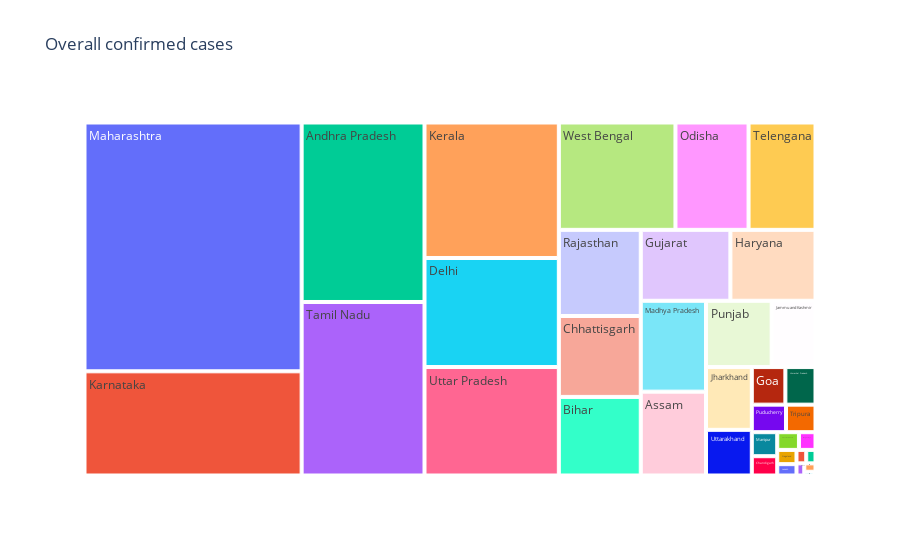

Here is the notebook cell this chart was saved with:
### Markdown cell above
### TreeMap - Confirmed Cases

### Code cell
px.treemap(confirmed,path = ["State/UnionTerritory"],values = "Confirmed",title = "Overall confirmed cases")

### Figure 1 — Plotly figure (JSON) as saved in the notebook; plotly's stock layout.template omitted (floating-point values rounded to 4 significant figures)
{"data": [{"branchvalues": "total", "domain": {"x": [0, 1], "y": [0, 1]}, "hovertemplate": "labels=%{label}<br>Confirmed=%{value}<br>parent=%{parent}<br>id=%{id}<extra></extra>", "ids": ["Andaman and Nicobar Islands", "Andhra Pradesh", "Arunachal Pradesh", "Assam", "Bihar", "Cases being reassigned to states", "Chandigarh", "Chhattisgarh", "Dadra and Nagar Haveli and Daman and Diu", "Daman & Diu", "Delhi", "Goa", "Gujarat", "Haryana", "Himachal Pradesh", "Jammu and Kashmir", "Jharkhand", "Karnataka", "Kerala", "Ladakh", "Lakshadweep", "Madhya Pradesh", "Maharashtra", "Manipur", "Meghalaya", "Mizoram", "Nagaland", "Odisha", "Puducherry", "Punjab", "Rajasthan", "Sikkim", "Tamil Nadu", "Telengana", "Tripura", "Unassigned", "Uttar Pradesh", "Uttarakhand", "West Bengal"], "labels": ["Andaman and Nicobar Islands", "Andhra Pradesh", "Arunachal Pradesh", "Assam", "Bihar", "Cases being reassigned to states", "Chandigarh", "Chhattisgarh", "Dadra and Nagar Haveli and Daman and Diu", "Daman & Diu", "Delhi", "Goa", "Gujarat", "Haryana", "Himachal Pradesh", "Jammu and Kashmir", "Jharkhand", "Karnataka", "Kerala", "Ladakh", "Lakshadweep", "Madhya Pradesh", "Maharashtra", "Manipur", "Meghalaya", "Mizoram", "Nagaland", "Odisha", "Puducherry", "Punjab", "Rajasthan", "Sikkim", "Tamil Nadu", "Telengana", "Tripura", "Unassigned", "Uttar Pradesh", "Uttarakhand", "West Bengal"], "name": "", "parents": ["", "", "", "", "", "", "", "", "", "", "", "", "", "", "", "", "", "", "", "", "", "", "", "", "", "", "", "", "", "", "", "", "", "", "", "", "", "", ""], "type": "treemap", "values": [1189952, 210789590, 3671031, 52286878, 61519210, 345565, 4690884, 63339141, 898744, 2, 139960345, 12066208, 60760431, 57687972, 10811952, 27775558, 27455287, 216181457, 173919539, 2085695, 56944, 56660576, 516281626, 5843202, 2801586, 904891, 2622854, 74984512, 9009636, 41589604, 67438958, 1255806, 203749579, 68683742, 7769307, 161, 139253955, 19979389, 119629349]}], "layout": {"legend": {"tracegroupgap": 0}, "title": {"text": "Overall confirmed cases"}}}
